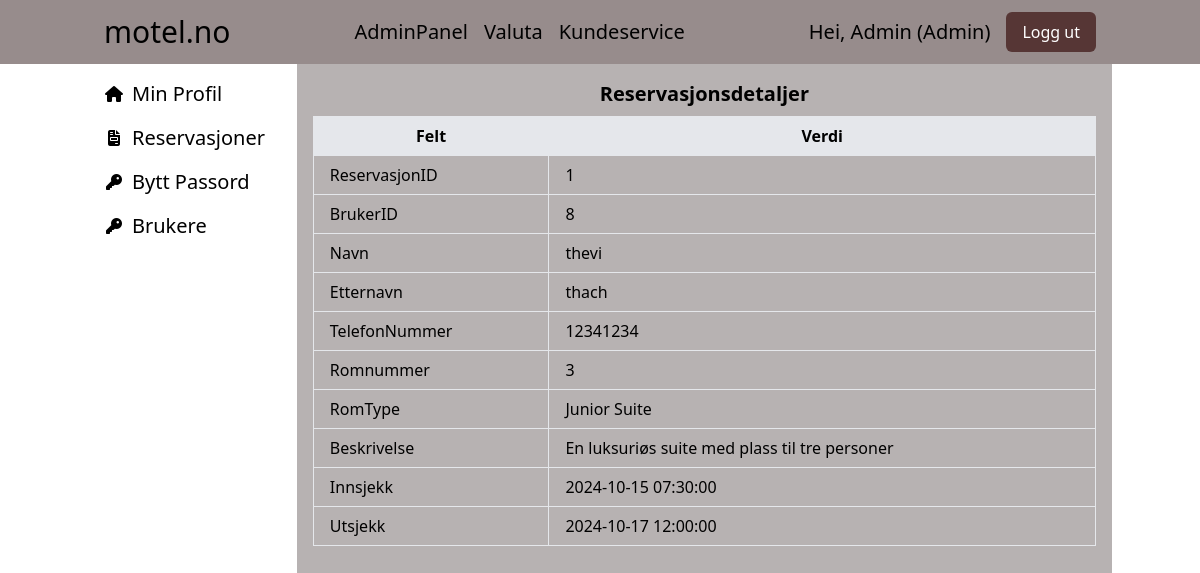
The page /Views/AdminPanel/ReservationDetails.php?ReservasjonID=1 (signed in) on the database its author committed.
### tables this page shows
CREATE TABLE `Reservasjon` (
  `ReservasjonID` int(11) NOT NULL,
  `RomID` int(11) NOT NULL,
  `BrukerID` int(11) NOT NULL,
  `Innsjekk` datetime NOT NULL,
  `Utsjekk` datetime NOT NULL
);

CREATE TABLE `Bruker` (
  `BrukerID` int(11) NOT NULL AUTO_INCREMENT,
  `Navn` varchar(255) NOT NULL,
  `Etternavn` varchar(255) NOT NULL,
  `TlfNr` varchar(20) NOT NULL,
  `Email` varchar(255) NOT NULL,
  `Password` varchar(255) NOT NULL,
  `UserName` varchar(255) UNIQUE NOT NULL,
  `RolleID` int(11) NOT NULL,
  `FailedLoginAttempts` int(11) NOT NULL DEFAULT 0,
  `LastFailedLogin` TIMESTAMP NULL DEFAULT NULL,
  PRIMARY KEY (`BrukerID`)
);

CREATE TABLE `Romtype` (
  `RomtypeID` int(11) NOT NULL,
  `RomTypeNavn` varchar(50) NOT NULL,
  `RomKapsitet` int(11) NOT NULL,
  `Beskrivelse` varchar(1000) NOT NULL,
  `RoomTypeImage` varchar(255) DEFAULT NULL
);

### Includes/Components/ReservationDetails.php (the view, shortened to what this page needs)
<?php
include '../../Includes/config.php';
$reservasjonID = isset($_GET['ReservasjonID']) ? $_GET['ReservasjonID'] : '';
$sql = "
    SELECT r.ReservasjonID, r.BrukerID, r.RomID, r.Innsjekk, r.Utsjekk, rt.RomTypeNavn, rt.Beskrivelse, b.Navn, b.Etternavn, b.TlfNr
    FROM Reservasjon r
    JOIN RomID_RomType rid ON r.RomID = rid.RomID
    JOIN Romtype rt ON rid.RomtypeID = rt.RomtypeID
    JOIN Bruker b ON r.BrukerID = b.BrukerID
    WHERE r.ReservasjonID = ?
";
$stmt = $conn->prepare($sql);
$stmt->bind_param("i", $reservasjonID);
$stmt->execute();
$result = $stmt->get_result();
$reservation = $result->fetch_assoc();
?>
<html>
    <link rel="stylesheet" href="https://cdn.jsdelivr.net/npm/tailwindcss@2.2.19/dist/tailwind.min.css">
    <div class="reservations-section">
    <h2 class="text-xl text-center font-semibold pb-2">Reservasjonsdetaljer</h2>
    <?php if ($reservation): ?>
    <table class="table-auto w-full border-collapse">
        <thead>
            <tr class="bg-gray-200">
                <th class="border px-4 py-2">Felt</th>
                <th class="border px-4 py-2">Verdi</th>
            </tr>
        </thead>
        <tbody>
            <tr>
                <td class="border px-4 py-2">ReservasjonID</td>
                <td class="border px-4 py-2"><?php echo htmlspecialchars($reservation['ReservasjonID']); ?></td>
            </tr>
            <tr>
                <td class="border px-4 py-2">BrukerID</td>
                <td class="border px-4 py-2"><?php echo htmlspecialchars($reservation['BrukerID']); ?></td>  </tr>  <tr>
                <td class="border px-4 py-2">Navn</td>
                <td class="border px-4 py-2"><?php echo htmlspecialchars($reservation['Navn']); ?></td> </tr>  <tr>
                <td class="border px-4 py-2">Etternavn</td>
                <td class="border px-4 py-2"><?php echo htmlspecialchars($reservation['Etternavn']); ?></td>
            </tr>
            <tr>
                <td class="border px-4 py-2">TelefonNummer</td>
                <td class="border px-4 py-2"><?php echo htmlspecialchars($reservation['TlfNr']); ?></td>
            </tr>
            <tr>
                <td class="border px-4 py-2">Romnummer</td>
                <td class="border px-4 py-2"><?php echo htmlspecialchars($reservation['RomID']); ?></td>
            </tr>
            <tr>
                <td class="border px-4 py-2">RomType</td>
                <td class="border px-4 py-2"><?php echo htmlspecialchars($reservation['RomTypeNavn']); ?></td>
            </tr>
            <tr>
                <td class="border px-4 py-2">Beskrivelse</td>
                <td class="border px-4 py-2"><?php echo htmlspecialchars($reservation['Beskrivelse']); ?></td>
            </tr>
            <tr>
                <td class="border px-4 py-2">Innsjekk</td>
                <td class="border px-4 py-2"><?php echo htmlspecialchars($reservation['Innsjekk']); ?></td>
            </tr>
            <tr>
                <td class="border px-4 py-2">Utsjekk</td>
                <td class="border px-4 py-2"><?php echo htmlspecialchars($reservation['Utsjekk']); ?></td>
            </tr>
        </tbody>
    </table>
    <?php else: ?>
    <p class="text-center">Reservasjonen ble ikke funnet.</p>
    <?php endif; ?>
</div>
</html>

### Includes/Layout/Navbar.php (style rules this page uses)
html { overflow-y: scroll; }

### rows shown on the page
reservasjon: ReservasjonID "1", BrukerID "8", BrukerID.Navn "thevi", BrukerID.Etternavn "thach", BrukerID.TlfNr "12341234", RomID "3", romtype.RomTypeNavn "Junior Suite", romtype.Beskrivelse "En luksuriøs suite med plass til tre personer", Innsjekk "2024-10-15 07:30:00", Utsjekk "2024-10-17 12:00:00"

### other values the page prints
$_SESSION['UserName'] "Admin"
